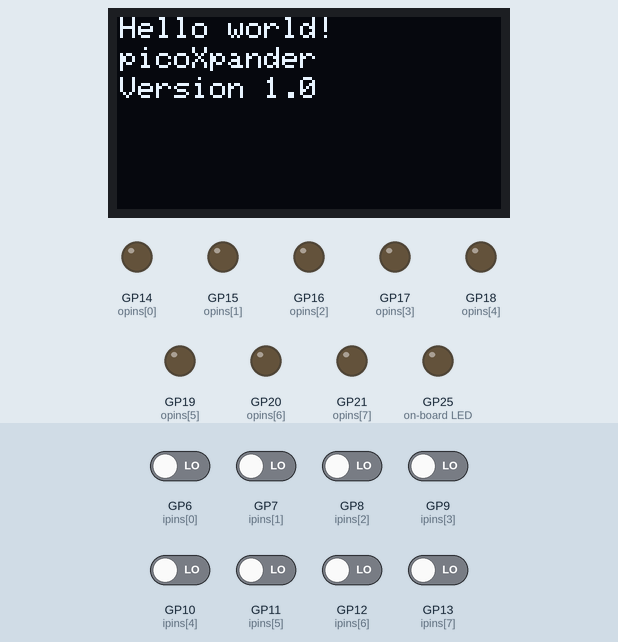
Recording of a program running on a simulated Raspberry Pi Pico running CircuitPython. Parts: 128×64 one-colour display, output pins drawn as LEDs (lit = HIGH). Inputs (shaded band) come from the test bench; at power-on: GP6 (ipins[0]), GP7 (ipins[1]), GP8 (ipins[2]), GP9 (ipins[3]), GP10 (ipins[4]), GP11 (ipins[5]), GP12 (ipins[6]), GP13 (ipins[7]) LOW. Library files of the repository ran but are not shown: sh1106.py; what the program prints to the serial console is not drawn.

Above: at 0.2 s.
At 1.6 s:
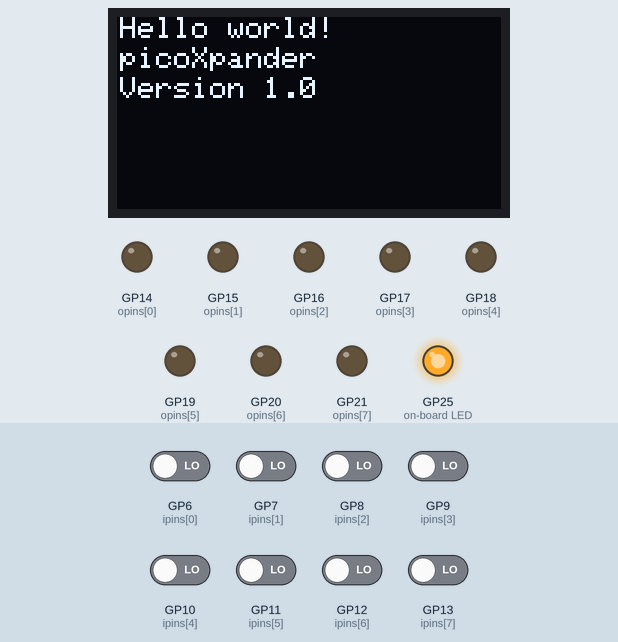
Timing chart, 0 to 40.0 s (numbered marks = the images above):
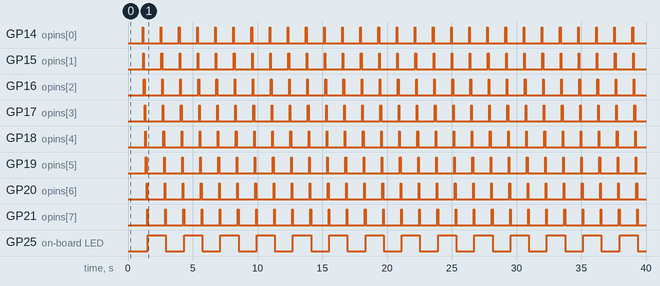

The program:

raspberry.py
```python
"""
Pico I/O mapping as a Programmable Logic controller
This file provides the digital input and output mapping to be used with the
Raspberry Pico/Raspberry Pico W/Raspberry Pico 2/Raspberry Pico 2 W

"""

import os
import sys
import time

# Make sure a pico is attached before trying to use the library
import analogio
import board
import busio
import digitalio
import pwmio

    # import adafruit_ssd1306

# uart = usb_cdc.console
# UART = usb_cdc.data
class PLC:
    # ---- picoPLC addtional I/O MAPPING
    # one wire support for Dallas devices, DHT, etc.
    ONEWIRE = board.GP22

    # group the inputs and outputs into lists for easy access
    GPIN: list = [digitalio.DigitalInOut] * 8
    GPOUT: list = [digitalio.DigitalInOut] * 8

    # I2C,SPI & UART
    # - I2C
    SDA = board.GP0  # data out
    SCL = board.GP1  # data in

    # - SPI
    SPI_RX = board.GP0
    SPI_CS = board.GP1
    SPI_SCK = board.GP2
    SPI_TX = board.GP3

    # - UART
    UART_TX = board.GP0
    UART_RX = board.GP1

    OLEDw = 128
    OLEDh = 64
    OLEDlines = 6  # lines of text on the OLED
    OLEDdata = [""] * OLEDlines

    def __init__(self):
        self.LED: digitalio.DigitalInOut = digitalio.DigitalInOut(board.LED)
        self.LED.direction = digitalio.Direction.OUTPUT
        self.IW0 = self.ADC0 = analogio.AnalogIn(board.GP40)
        self.IW1 = self.ADC1 = analogio.AnalogIn(board.GP41)
        self.IW2 = self.ADC2 = analogio.AnalogIn(board.GP42)

        self.AOUT0 = self.PWM0 = self.QW0 = None
        self.AOUT1 = self.PWM1 = self.QW1 = None

        # assume no peripherals are set or attached
        self.UART = self.I2C = self.OLED = self.SPI = None
        self.setGPIO()

    def init_all(self):
        """Initialiase the peripheral interfaces as a group

        I2C, SPI, UART, OLED
        """
        self.setI2C()
        self.setSPI()
        self.setUART()
        self.setPWM()  # default to 1KHz
        try:
            self.setOLED(self.OLEDw, self.OLEDh)
        except:
            print("No OLED")

    def setPWM(self, freq=1000):
        """Initialise the PWM frequency and IO pins

        Both channels are set at the same time as they share the same PWM slice.
        """
        if not self.QW0 is None:
            self.QW0.deinit()
        if not self.QW1 is None:
            self.QW1.deinit()

        try:
            self.QW0 = pwmio.PWMOut(
                board.GP5, duty_cycle=0, frequency=freq, variable_frequency=True
            )
            self.QW1 = pwmio.PWMOut(
                board.GP4, duty_cycle=0, frequency=freq, variable_frequency=True
            )
            print(
                f"Initialising PWM to {freq}Hz on board.GP4 & board.GP5"
            )

        except:
            print(
                "Error setting the PWM to {freq}Hz on board.GP4 & board.GP5"
            )
            self.AOUT0 = self.PWM0 = self.QW0 = None
            self.AOUT1 = self.PWM1 = self.QW1 = None
            return
        self.AOUT0 = self.PWM0 = self.QW0
        self.AOUT1 = self.PWM1 = self.QW1

    def setSPI(self):
        """Initialiase the SPI on GP2,GP3,GP4,GP5"""
        pass

    def setI2C(self):
        """Initialise the I2C on GP0,GP1 @ 400KHz"""
        print(f"Initialising the I2C on {self.SCL},{self.SDA} @ 400KHz")
        try:
            self.I2C = busio.I2C(self.SCL, self.SDA, frequency=400_000)
            poll = 0
            while not self.I2C.try_lock() and poll < 10:
                poll += 1
            print(
                "I2C addresses found:",
                [hex(device_address) for device_address in self.I2C.scan()],
            )
            self.I2C.unlock()

        except:
            self.I2C = None
            print("No I2C device attached")

    def setUART(self, baud=115200):
        """Initialiase the UART on GP0,GP1 @ 115200 baud"""
        print(
            f"Initialising UART to {baud} baud on {self.UART_TX} & {self.UART_RX}"
        )
        try:
            self.UART = busio.UART(
                self.UART_TX, self.UART_RX, baudrate=115200, timeout=1
            )
        except:
            print("No UART capability found")
            self.UART = None

    def setGPIO(self):
        """Initialiase the I/O on GP6-GP13 for input and GP14-GP21 for output

        IX0-IX7 for inputs

        QX0-QX7 for outputs
        """

        # ----- define the inputs and outputs
        ipins = [board.GP6,  board.GP7,  board.GP8,  board.GP9,
                board.GP10, board.GP11, board.GP12, board.GP13]

        opins = [board.GP14, board.GP15, board.GP16, board.GP17,
                board.GP18, board.GP19, board.GP20, board.GP21]

        print(f"Initialising the GPIO on GP6-GP13 for input and GP14-GP21 for output")
        for v in range(8):
            # create output pins
            self.GPOUT[v] = digitalio.DigitalInOut(opins[v])
            self.GPOUT[v].direction = digitalio.Direction.OUTPUT
            self.GPOUT[v].value = False
            self.QX0: digitalio.DigitalInOut = self.GPOUT[0]
            self.QX1: digitalio.DigitalInOut = self.GPOUT[1]
            self.QX2: digitalio.DigitalInOut = self.GPOUT[2]
            self.QX3: digitalio.DigitalInOut = self.GPOUT[3]
            self.QX4: digitalio.DigitalInOut = self.GPOUT[4]
            self.QX5: digitalio.DigitalInOut = self.GPOUT[5]
            self.QX6: digitalio.DigitalInOut = self.GPOUT[6]
            self.QX7: digitalio.DigitalInOut = self.GPOUT[7]

            # create input pins
            self.GPIN[v] = digitalio.DigitalInOut(ipins[v])
            self.GPIN[v].direction = digitalio.Direction.INPUT
            self.GPIN[v].pull = digitalio.Pull.DOWN
            self.IX0: digitalio.DigitalInOut = self.GPIN[0]
            self.IX1: digitalio.DigitalInOut = self.GPIN[1]
            self.IX2: digitalio.DigitalInOut = self.GPIN[2]
            self.IX3: digitalio.DigitalInOut = self.GPIN[3]
            self.IX4: digitalio.DigitalInOut = self.GPIN[4]
            self.IX5: digitalio.DigitalInOut = self.GPIN[5]
            self.IX6: digitalio.DigitalInOut = self.GPIN[6]
            self.IX7: digitalio.DigitalInOut = self.GPIN[7]

    def setOLED(self, W: int = 128, H: int = 64):
        import sh1106  # works for the ssd1306 driver chips too

        """Initialiase the OLED on the I2C
            SH1106 OLED with 128x64 resolution
        Args:
            W (int): OLED width in pixels. default 128
            H (int): OLED height in pixels. default 64
        """

        if not self.I2C:
            return
        if not self.OLED is None:
            del self.OLED
        print(f"Initialising the {W}xGP{H} OLED on I2C0")
        try:
            self.OLED = sh1106.SH1106_I2C(W, H, self.I2C, addr=0x3C)
        except:
            self.OLED = None
            print("No OLED attached")

    """
    def OLEDtext(self,line:int,strs:list):
        if not self.OLED: return
        if not isinstance(strs,list): return
        if line in (0,1,2,3,4,5):
            self.OLED.fill(False)
            for i in range(5):
                #try:
                 if len(strs[i]) > 0:
                    self.OLEDdata[i] = strs[i]
                    self.OLED.text(strs[i],0,line * 10,1)
                #except:
                #    return
            self.OLED.show()
    """

    # display 1 or more lines of text from a list onto the OLED
    def display(self, strs: list):
        """Send 1-6 strings to the OLED display assuming the 128x64 device

        Args:
            strs (list): List of 1-6 strings
        """
        if not self.OLED:
            return
        if not isinstance(strs, list):
            return
        if len(strs) > self.OLEDlines:
            strs = strs[: self.OLEDlines]
        self.OLED.fill(False)
        for k, v in enumerate(strs):
            try:
                # save updated line
                if len(v) > 0:
                    self.OLEDdata[k] = v
                self.OLED.text(self.OLEDdata[k], 0, k * 10, 1)
            except:
                return
        self.OLED.show()

    def testOLED(self):
        """Print a test message on the OLED"""

        if not self.I2C:
            self.setOLED(128, 64)
            # self.OLED = adafruit_ssd1306.SSD1306_I2C(128, 64, self.I2C) # 0.96" OLED
        if not self.OLED:
            return

        self.OLED.fill(False)
        self.OLED.text("Hello world!", 0, 0, 1)
        self.OLED.text("picoXpander", 0, 10, 1)
        self.OLED.text("Version 1.0", 0, 20, 1)
        self.OLED.show()

    def map_range(
        self, value: int, in_min: int, in_max: int, out_min: int, out_max: int
    ) -> int:
        """Map a value from one range to another

        Args:
            value (int): value to map
            in_min (int): low end of from range
            in_max (int): upper end of from range
            out_min (int): low end of to range
            out_max (int): upper end of to range

        Returns:
            int: mapped integer
        """
        return (value - in_min) * (out_max - out_min) // (in_max - in_min) + out_min

    def map_range_zero(self, value: int, in_max: int, out_max: int) -> int:
        """Map a value from one range to another assuming the ranges start at 0

        Args:
            value (int): value to map
            in_max (int): upper end of from range
            out_max (int): upper end of to range

        Returns:
            int: mapped integer
        """
        return value * out_max // in_max


def pollOut(plc: PLC, delay: float):
    """Test the Outputs"""
    for i in range(8):
        plc.GPOUT[i].value = True
        time.sleep(delay)
        plc.GPOUT[i].value = False


def pollIn(plc: PLC, delay: float):
    """Test the inputs"""

    toggle = False
    # scan through the inputs
    for i in range(8):
        # if the input is high toggle the out twice
        if plc.GPIN[i].value:
            plc.GPOUT[i].value = True
            time.sleep(delay)
            plc.GPOUT[i].value = False
            time.sleep(delay)
            plc.GPOUT[i].value = True
            time.sleep(delay)
            plc.GPOUT[i].value = False
            toggle = True
            time.sleep(delay)

    return toggle


# diagnostics test code
if __name__ == "__main__":
    import random

    plc = PLC()
    plc.init_all()
    plc.testOLED()
    time.sleep(1)
    flag = True
    while True:
        # keep scanning whilst there is an input
        flag = pollIn(plc, 0.1)

        if not flag:
            # pollOut(0.2)
            pollOut(plc, 0.05)

        # these lines used to confirm code is running in the loop
        plc.LED.value = not plc.LED.value
        time.sleep(1.0)
```

Measured:
- by itself, GP25 (on-board LED): alternates HIGH for 1.4 s and LOW for 1.4 s
- by itself, GP14 (opins[0]), GP15 (opins[1]), GP16 (opins[2]), GP17 (opins[3]), GP18 (opins[4]), GP19 (opins[5]), GP20 (opins[6]), GP21 (opins[7]): alternates HIGH for 0.05 s and LOW for 1.4 s
